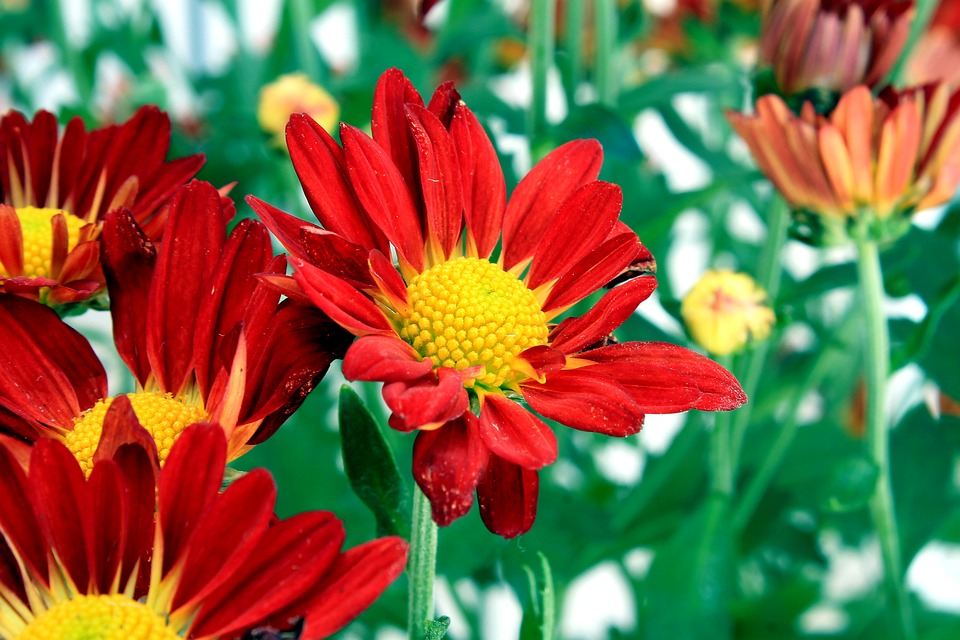
#> input picture xu li anh bai tap lon/images/flowers.jpg, 960 x 640 px, found by its file name
$ python kmeans.py
#> lines starting #> are read from the running program, lines starting #| are printed output that depends on the picture
import cv2
import numpy as np
import matplotlib.pyplot as plt

# Đọc ảnh
image = cv2.imread(r'C:\Users\hoang\Desktop\file code\xu ly anh\xu li anh bai tap lon\images\flowers.jpg')
#> image is the input picture: shape (640, 960, 3); mean B, G, R 67.5, 101.9, 125.9
image_rgb = cv2.cvtColor(image, cv2.COLOR_BGR2RGB)

# Chuyển ảnh thành dạng 2D (pixel và màu sắc)
pixel_values = image_rgb.reshape((-1, 3))
pixel_values = np.float32(pixel_values)

# 1. Áp dụng K-Means Clustering
# Tiêu chí dừng (epsilon = 0.2) và tối đa 100 lần lặp
criteria = (cv2.TERM_CRITERIA_EPS + cv2.TERM_CRITERIA_MAX_ITER, 100, 0.2)
k = 3  # Số cụm
_, labels, centers = cv2.kmeans(pixel_values, k, None, criteria, 10, cv2.KMEANS_RANDOM_CENTERS)
#> centers = [[174.5, 25.9, 21.1], [202.2, 199.7, 140.7], [22.48, 122.1, 70.85]]

# 2. Chuyển đổi tâm cụm thành dạng số nguyên
centers = np.uint8(centers)
#> centers = [[174, 25, 21], [202, 199, 140], [22, 122, 70]]
labels = labels.flatten()

# 3. Phân đoạn ảnh dựa trên các cụm
segmented_image = centers[labels]
segmented_image = segmented_image.reshape(image_rgb.shape)
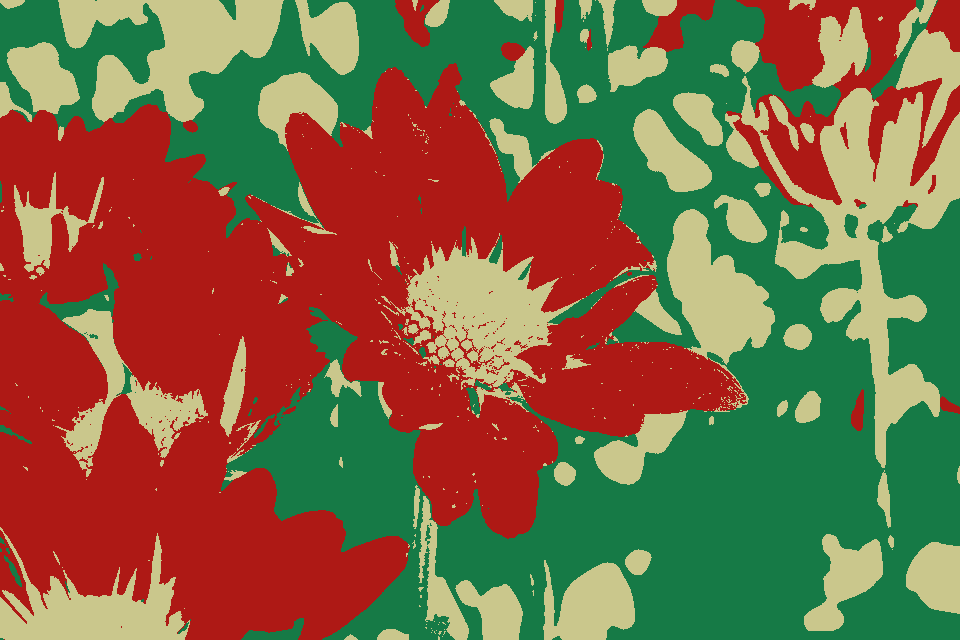
#> segmented_image: shape (640, 960, 3); mean R, G, B 125.5, 101.4, 67

# Hiển thị ảnh gốc và ảnh phân đoạn
plt.figure(figsize=(12, 6))

# Ảnh gốc
plt.subplot(1, 2, 1)
plt.title("Ảnh gốc")
plt.imshow(image_rgb)
plt.axis('off')

# Ảnh sau phân đoạn
plt.subplot(1, 2, 2)
plt.title("Ảnh phân đoạn (K-Means)")
plt.imshow(segmented_image)
plt.axis('off')

plt.tight_layout()
plt.show()
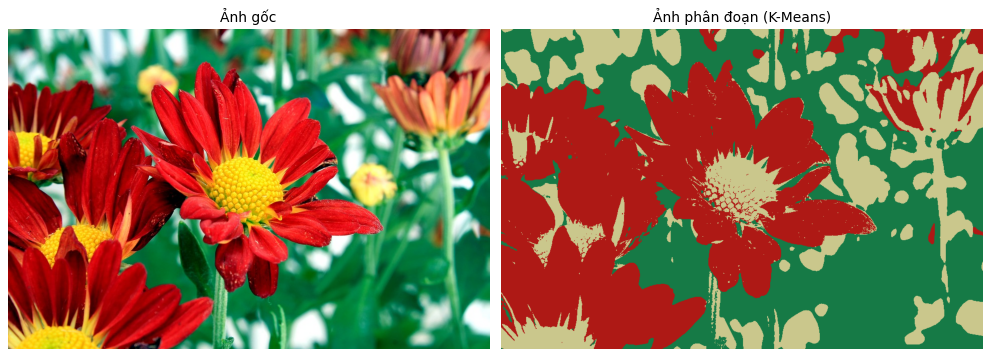
#> figure drawn by matplotlib, 2 panels

# Lưu kết quả phân đoạn
cv2.imwrite(r'C:\Users\hoang\Desktop\file code\xu ly anh\xu li anh bai tap lon\output\segmented_flower.jpg', cv2.cvtColor(segmented_image, cv2.COLOR_RGB2BGR))

# In tâm cụm
print("Tâm cụm (màu sắc):")
print(centers)
#| [[174  25  21]
#|  [202 199 140]
#|  [ 22 122  70]]

$ run again, with xu li anh bai tap lon/images/aero.jpg copied over xu li anh bai tap lon/images/flowers.jpg
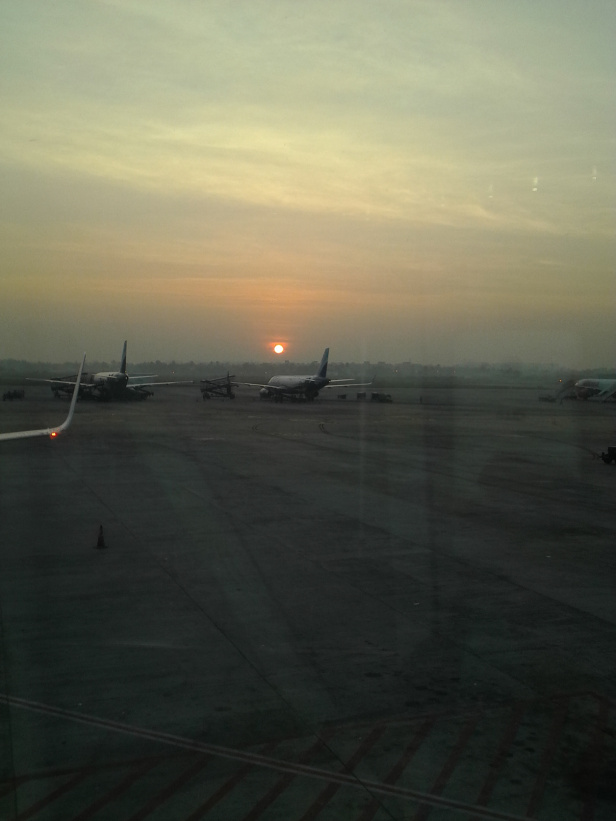
#> input picture xu li anh bai tap lon/images/aero.jpg, 616 x 821 px, found by its file name
#> image is the input picture: shape (821, 616, 3); mean B, G, R 80.1, 97, 96.6
#> `_, labels, centers = cv2.kmeans(pixel_values, k, None, criteria, 10, c..`: centers = [[135.7, 127.3, 100.5], [33.72, 38.39, 35.74], [188.1, 184.7, 147.6]]
#> `centers = np.uint8(centers)`: centers = [[135, 127, 100], [33, 38, 35], [188, 184, 147]]
#> `segmented_image = segmented_image.reshape(image_rgb.shape)`:
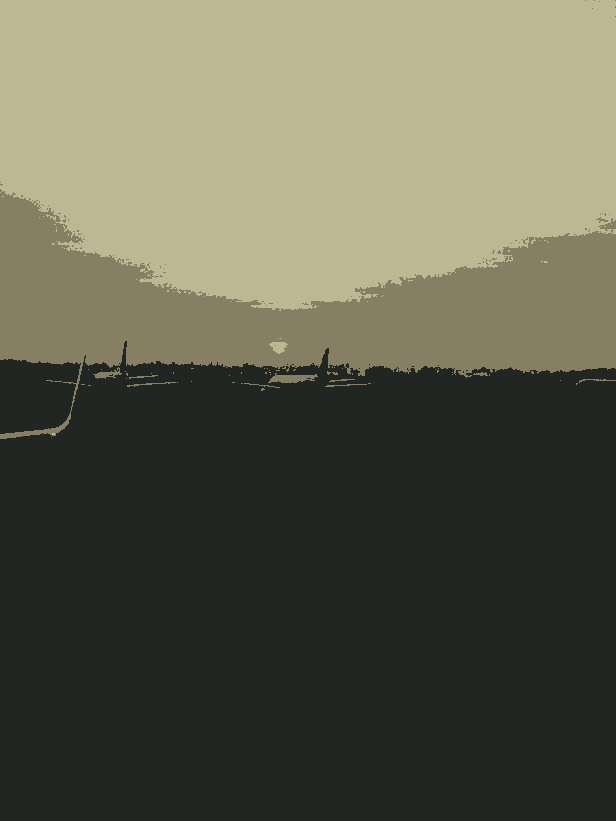
#> segmented_image: shape (821, 616, 3); mean R, G, B 96, 96.5, 79.5
#> `plt.show()`:
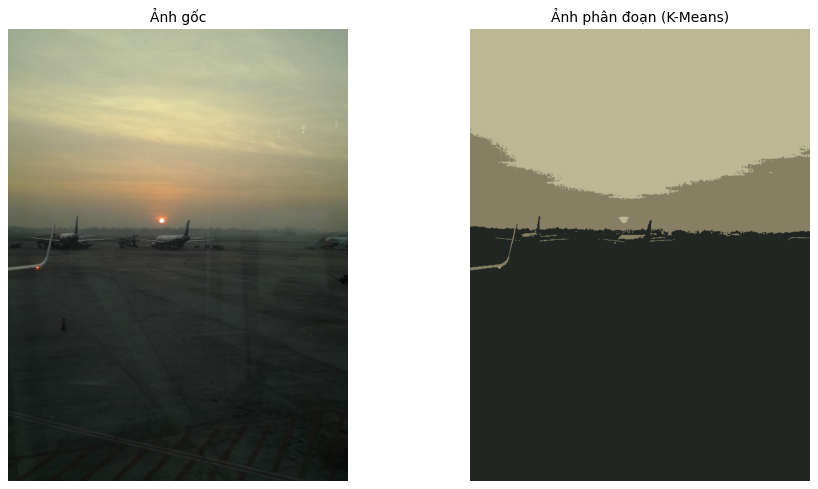
#> figure drawn by matplotlib, 2 panels
#| [[135 127 100]
#|  [ 33  38  35]
#|  [188 184 147]]
